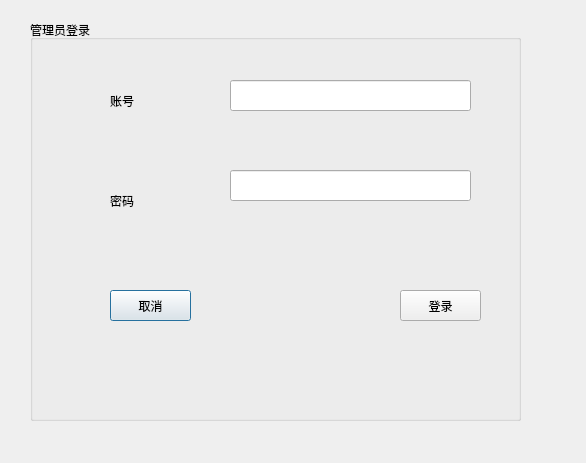
<?xml version="1.0" encoding="UTF-8"?>
<ui version="4.0">
 <class>loginadm</class>
 <widget class="QDialog" name="loginadm">
  <property name="geometry">
   <rect>
    <x>0</x>
    <y>0</y>
    <width>586</width>
    <height>463</height>
   </rect>
  </property>
  <property name="windowTitle">
   <string>Dialog</string>
  </property>
  <widget class="QGroupBox" name="groupBox">
   <property name="geometry">
    <rect>
     <x>30</x>
     <y>20</y>
     <width>491</width>
     <height>401</height>
    </rect>
   </property>
   <property name="title">
    <string>管理员登录</string>
   </property>
   <widget class="QPushButton" name="pushButton">
    <property name="geometry">
     <rect>
      <x>80</x>
      <y>270</y>
      <width>81</width>
      <height>31</height>
     </rect>
    </property>
    <property name="text">
     <string>取消</string>
    </property>
   </widget>
   <widget class="QPushButton" name="pushButton_2">
    <property name="geometry">
     <rect>
      <x>370</x>
      <y>270</y>
      <width>81</width>
      <height>31</height>
     </rect>
    </property>
    <property name="text">
     <string>登录</string>
    </property>
   </widget>
   <widget class="QLineEdit" name="id">
    <property name="geometry">
     <rect>
      <x>200</x>
      <y>60</y>
      <width>241</width>
      <height>31</height>
     </rect>
    </property>
   </widget>
   <widget class="QLineEdit" name="password">
    <property name="geometry">
     <rect>
      <x>200</x>
      <y>150</y>
      <width>241</width>
      <height>31</height>
     </rect>
    </property>
    <property name="echoMode">
     <enum>QLineEdit::EchoMode::Password</enum>
    </property>
   </widget>
   <widget class="QLabel" name="label">
    <property name="geometry">
     <rect>
      <x>80</x>
      <y>70</y>
      <width>71</width>
      <height>21</height>
     </rect>
    </property>
    <property name="text">
     <string>账号</string>
    </property>
   </widget>
   <widget class="QLabel" name="label_2">
    <property name="geometry">
     <rect>
      <x>80</x>
      <y>170</y>
      <width>71</width>
      <height>21</height>
     </rect>
    </property>
    <property name="text">
     <string>密码</string>
    </property>
   </widget>
  </widget>
 </widget>
 <resources/>
 <connections/>
</ui>
